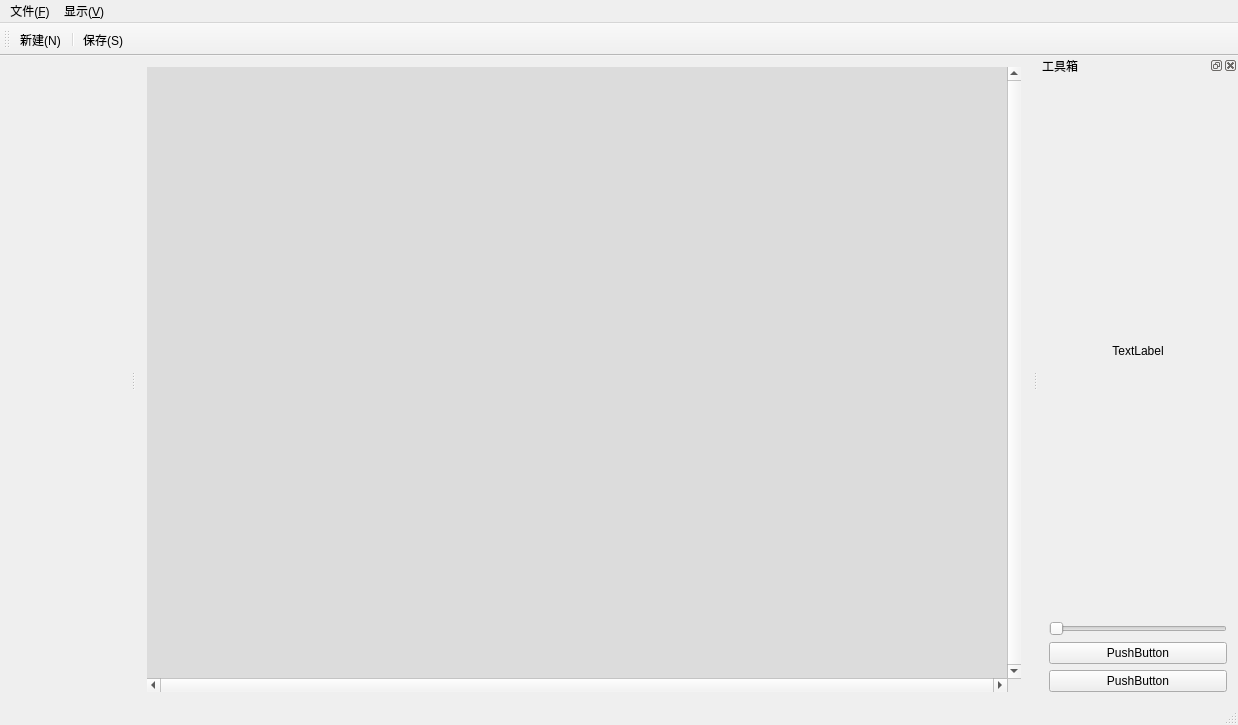
<?xml version="1.0" encoding="UTF-8"?>
<ui version="4.0">
 <class>MainWindow</class>
 <widget class="QMainWindow" name="MainWindow">
  <property name="geometry">
   <rect>
    <x>0</x>
    <y>0</y>
    <width>1238</width>
    <height>725</height>
   </rect>
  </property>
  <property name="windowTitle">
   <string>MainWindow</string>
  </property>
  <widget class="QWidget" name="centralWidget">
   <layout class="QVBoxLayout" name="verticalLayout_2">
    <item>
     <widget class="QMdiArea" name="mdiArea">
      <property name="frameShape">
       <enum>QFrame::NoFrame</enum>
      </property>
      <property name="frameShadow">
       <enum>QFrame::Plain</enum>
      </property>
      <property name="verticalScrollBarPolicy">
       <enum>Qt::ScrollBarAlwaysOn</enum>
      </property>
      <property name="horizontalScrollBarPolicy">
       <enum>Qt::ScrollBarAlwaysOn</enum>
      </property>
      <property name="background">
       <brush brushstyle="SolidPattern">
        <color alpha="100">
         <red>191</red>
         <green>191</green>
         <blue>191</blue>
        </color>
       </brush>
      </property>
      <property name="viewMode">
       <enum>QMdiArea::TabbedView</enum>
      </property>
      <property name="documentMode">
       <bool>false</bool>
      </property>
      <property name="tabsClosable">
       <bool>true</bool>
      </property>
      <property name="tabsMovable">
       <bool>true</bool>
      </property>
      <property name="tabShape">
       <enum>QTabWidget::Triangular</enum>
      </property>
     </widget>
    </item>
   </layout>
  </widget>
  <widget class="QMenuBar" name="menuBar">
   <property name="geometry">
    <rect>
     <x>0</x>
     <y>0</y>
     <width>1238</width>
     <height>22</height>
    </rect>
   </property>
   <widget class="QMenu" name="menu_F">
    <property name="title">
     <string>文件(&amp;F)</string>
    </property>
    <addaction name="actionnew_file_N"/>
    <addaction name="actionbaocun_S"/>
   </widget>
   <widget class="QMenu" name="menu_V">
    <property name="title">
     <string>显示(&amp;V)</string>
    </property>
    <addaction name="actiontool_box_T"/>
   </widget>
   <addaction name="menu_F"/>
   <addaction name="menu_V"/>
  </widget>
  <widget class="QToolBar" name="mainToolBar">
   <attribute name="toolBarArea">
    <enum>TopToolBarArea</enum>
   </attribute>
   <attribute name="toolBarBreak">
    <bool>true</bool>
   </attribute>
   <addaction name="actionnew_file_N"/>
   <addaction name="separator"/>
   <addaction name="actionbaocun_S"/>
  </widget>
  <widget class="QStatusBar" name="statusBar">
   <property name="sizeGripEnabled">
    <bool>true</bool>
   </property>
  </widget>
  <widget class="QDockWidget" name="dockWidget">
   <property name="minimumSize">
    <size>
     <width>200</width>
     <height>160</height>
    </size>
   </property>
   <property name="features">
    <set>QDockWidget::AllDockWidgetFeatures</set>
   </property>
   <property name="allowedAreas">
    <set>Qt::LeftDockWidgetArea|Qt::RightDockWidgetArea</set>
   </property>
   <property name="windowTitle">
    <string>工具箱</string>
   </property>
   <attribute name="dockWidgetArea">
    <number>2</number>
   </attribute>
   <widget class="QWidget" name="dockWidgetContents">
    <layout class="QVBoxLayout" name="verticalLayout">
     <item>
      <widget class="QLabel" name="label">
       <property name="text">
        <string>TextLabel</string>
       </property>
       <property name="alignment">
        <set>Qt::AlignCenter</set>
       </property>
      </widget>
     </item>
     <item>
      <widget class="QSlider" name="horizontalSlider">
       <property name="orientation">
        <enum>Qt::Horizontal</enum>
       </property>
      </widget>
     </item>
     <item>
      <widget class="QPushButton" name="pushButton">
       <property name="text">
        <string>PushButton</string>
       </property>
      </widget>
     </item>
     <item>
      <widget class="QPushButton" name="pushButton_2">
       <property name="text">
        <string>PushButton</string>
       </property>
      </widget>
     </item>
    </layout>
   </widget>
  </widget>
  <widget class="QDockWidget" name="dockWidget_2">
   <property name="enabled">
    <bool>true</bool>
   </property>
   <property name="minimumSize">
    <size>
     <width>130</width>
     <height>38</height>
    </size>
   </property>
   <property name="floating">
    <bool>false</bool>
   </property>
   <property name="features">
    <set>QDockWidget::NoDockWidgetFeatures</set>
   </property>
   <property name="allowedAreas">
    <set>Qt::LeftDockWidgetArea|Qt::RightDockWidgetArea</set>
   </property>
   <property name="windowTitle">
    <string/>
   </property>
   <attribute name="dockWidgetArea">
    <number>1</number>
   </attribute>
   <widget class="QWidget" name="dockWidgetContents_2"/>
  </widget>
  <action name="actionnew_file_N">
   <property name="icon">
    <iconset>
     <normaloff>images/24x24/insert-image.png</normaloff>images/24x24/insert-image.png</iconset>
   </property>
   <property name="text">
    <string>新建(&amp;N)</string>
   </property>
   <property name="toolTip">
    <string>新建(N)</string>
   </property>
   <property name="shortcut">
    <string>Ctrl+N</string>
   </property>
  </action>
  <action name="actiontool_box_T">
   <property name="checkable">
    <bool>true</bool>
   </property>
   <property name="checked">
    <bool>true</bool>
   </property>
   <property name="text">
    <string>工具箱(&amp;T)</string>
   </property>
   <property name="shortcut">
    <string>Ctrl+T</string>
   </property>
  </action>
  <action name="actionbaocun_S">
   <property name="icon">
    <iconset>
     <normaloff>images/24x24/document-save.png</normaloff>images/24x24/document-save.png</iconset>
   </property>
   <property name="text">
    <string>保存(&amp;S)</string>
   </property>
   <property name="shortcut">
    <string>Ctrl+S</string>
   </property>
  </action>
 </widget>
 <layoutdefault spacing="6" margin="11"/>
 <resources/>
 <connections/>
</ui>
